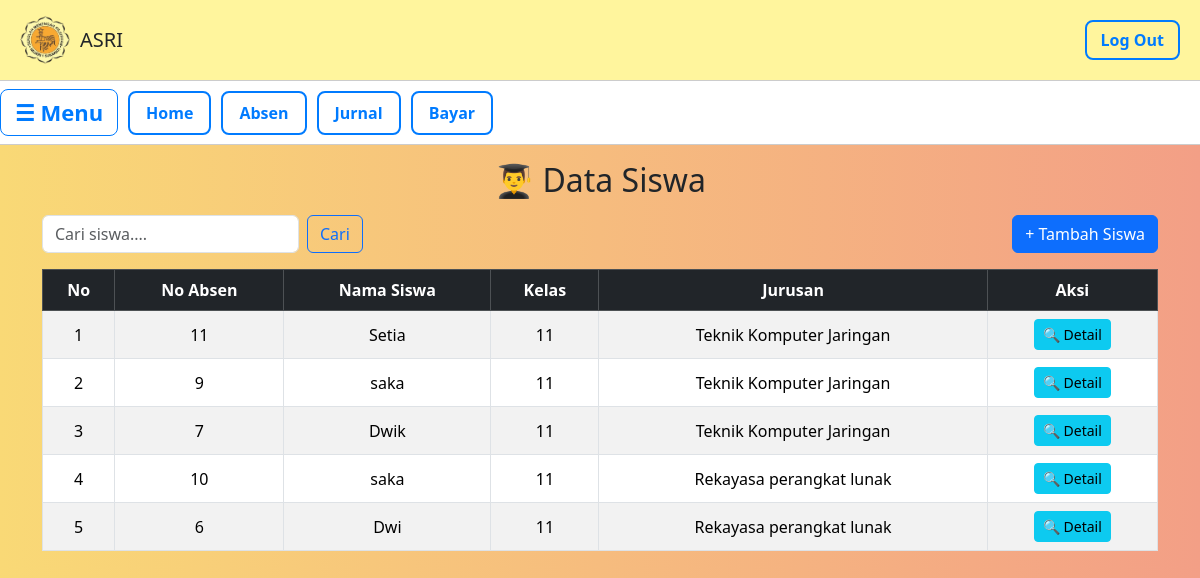
Page /Data/siswa/siswa.php on the committed database.
### tables this page shows
CREATE TABLE `siswa` (
  `id_siswa` int NOT NULL,
  `nama_siswa` varchar(50) NOT NULL,
  `no_absen` int NOT NULL,
  `nis` int NOT NULL,
  `nisn` varchar(15) NOT NULL,
  `tgl_lahir` date NOT NULL,
  `alamat` text NOT NULL,
  `telp` varchar(15) NOT NULL,
  `id_kelas` int NOT NULL
);

CREATE TABLE `kelas` (
  `id_kelas` int NOT NULL,
  `nama_kelas` varchar(12) NOT NULL,
  `id_guru` int NOT NULL,
  `id_jurusan` int NOT NULL
);

CREATE TABLE `jurusan` (
  `id_jurusan` int NOT NULL,
  `nama_jurusan` varchar(50) NOT NULL,
  `singkatan` varchar(5) NOT NULL
);

### Data/siswa/siswa.php (the view, shortened to what this page needs)
<!DOCTYPE html>
<html lang="id">
<head>
  <link rel="stylesheet" href="../../admin.css">
</head>
<body>
  <header>
    <div class="logo">
      <img src="../../Image/lgo.png" alt="Logo">
      <h1>ASRI</h1>
    </div>
    <a href="../../index.php" class="logout">Log Out</a>
  </header>
  <div class="navbar">
    <button class="menu-toggle" onclick="toggleSidebar()">☰ Menu</button>
    <a href ="../../Data/data.php" class="btn-secondary">Home</a>
    <a href="../../Data/absen/absen.php" class="btn-secondary">Absen</a>
    <a href="../../Data/jurnal/jurnal.php" class="btn-secondary">Jurnal</a>
    <a href="../../Data/bayar/pembayaran.php" class="btn-secondary">Bayar</a>
  </div>
<?php
include "../../koneksi.php";
$cari = "";
if (isset($_GET['cari']) && $_GET['cari'] != "") {
    $cari = $_GET['cari'];
    $result = mysqli_query($koneksi, "SELECT * FROM siswa
                                        JOIN kelas ON siswa.id_kelas = kelas.id_kelas
                                        JOIN jurusan ON kelas.id_jurusan = jurusan.id_jurusan
                                        WHERE (nama_siswa LIKE '%$cari%'
                                        OR nis LIKE '%$cari%'
                                        OR nisn LIKE '%$cari%'
                                        OR nama_kelas LIKE '%$cari%'
                                        OR nama_jurusan LIKE '%$cari%')
                                        ORDER BY id_siswa DESC");
} else {
    $result = mysqli_query($koneksi, "SELECT * FROM siswa,kelas,jurusan
                                        WHERE siswa.id_kelas=kelas.id_kelas
                                        AND kelas.id_jurusan=jurusan.id_jurusan
                                        ORDER BY id_siswa DESC"); }
?>
<link href="https://cdn.jsdelivr.net/npm/bootstrap@5.3.3/dist/css/bootstrap.min.css" rel="stylesheet">
<div class="container mt-3">
    <h2 class="mb-3 text-center">👨‍🎓 Data Siswa</h2>
    <div class="d-flex justify-content-between mb-3">
        <form class="d-flex" method="get" action="">
            <input class="form-control me-2" type="search" name="cari" placeholder="Cari siswa...." value="<?= htmlspecialchars($cari) ?>">
            <button class="btn btn-outline-primary" type="submit">Cari</button>
        </form>
        <a href="siswa_tambah.php" class="btn btn-primary">+ Tambah Siswa</a>
    </div>
    <div class="table-responsive">
        <table class="table table-bordered table-striped table-hover align-middle text-center">
            <thead class="table-dark">
                <tr>
                    <th>No</th>
                    <th>No Absen</th>
                    <th>Nama Siswa</th>
                    <th>Kelas</th>
                    <th>Jurusan</th>
                    <th>Aksi</th>
                </tr>
            </thead>
            <tbody>
            <?php
            $no = 1;
            if (mysqli_num_rows($result) > 0) {
                while ($row = mysqli_fetch_assoc($result)) { ?>
                    <tr>
                        <td><?= $no++ ?></td>
                        <td><?= htmlspecialchars($row['no_absen']) ?></td>
                        <td><?= htmlspecialchars($row['nama_siswa']) ?></td>
                        <td><?= htmlspecialchars($row['nama_kelas']) ?></td>
                        <td><?= htmlspecialchars($row['nama_jurusan']) ?></td>
                        <td>
                            <button
                                class="btn btn-info btn-sm"
                                data-bs-toggle="modal"
                                data-bs-target="#detailModal<?= $row['id_siswa'] ?>">
                                🔍 Detail
                            </button>
                        </td>
                    </tr>
            <?php }
            } else { ?>
                <tr>
                    <td colspan="6" class="text-center text-muted">⚠️ Data tidak ditemukan</td>
                </tr>
            <?php } ?>
            </tbody>
        </table>
    </div>
</div>

### admin.css (style rules this page uses)
body { margin: 0; font-family: Arial, sans-serif; background: linear-gradient(90deg , #f9d976, #f39f86); }
header { background: #fff59d; padding: 15px 20px; display: flex; justify-content: space-between; align-items: center; border-bottom: 1px solid #ccc; flex-wrap: wrap; }
header .logo { display: flex; align-items: center; gap: 10px; }
header img { height: 50px; }
header h1 { font-size: 20px; margin: 0; }
.logout { border: 2px solid #007bff; background: none; color: #007bff; padding: 6px 14px; border-radius: 8px; font-weight: bold; text-decoration: none; transition: 0.3s; }
.btn-secondary { display: inline-block; background: #fff; color: #007bff; border: 2px solid #007bff; padding: 8px 16px; border-radius: 8px; text-decoration: none; font-weight: bold; transition: 0.3s; }
.navbar { background: white; display: flex; align-items: center; gap: 10px; padding: 10px; flex-wrap: wrap; border-bottom: 1px solid #ccc; justify-content: flex-start !important; }
.navbar button { border: 1px solid #007bff; background: none; color: #007bff; padding: 6px 14px; border-radius: 8px; font-weight: bold; cursor: pointer; transition: 0.3s; }
.menu-toggle { font-size: 22px; cursor: pointer; border: none; background: none; }

### rows in the picture
siswa: no_absen "11", nama_siswa "Setia", id_kelas.nama_kelas "11", jurusan.nama_jurusan "Teknik Komputer Jaringan"
siswa: no_absen "9", nama_siswa "saka", id_kelas.nama_kelas "11", jurusan.nama_jurusan "Teknik Komputer Jaringan"
siswa: no_absen "7", nama_siswa "Dwik", id_kelas.nama_kelas "11", jurusan.nama_jurusan "Teknik Komputer Jaringan"
siswa: no_absen "10", nama_siswa "saka", id_kelas.nama_kelas "11", jurusan.nama_jurusan "Rekayasa perangkat lunak"
siswa: no_absen "6", nama_siswa "Dwi", id_kelas.nama_kelas "11", jurusan.nama_jurusan "Rekayasa perangkat lunak"
